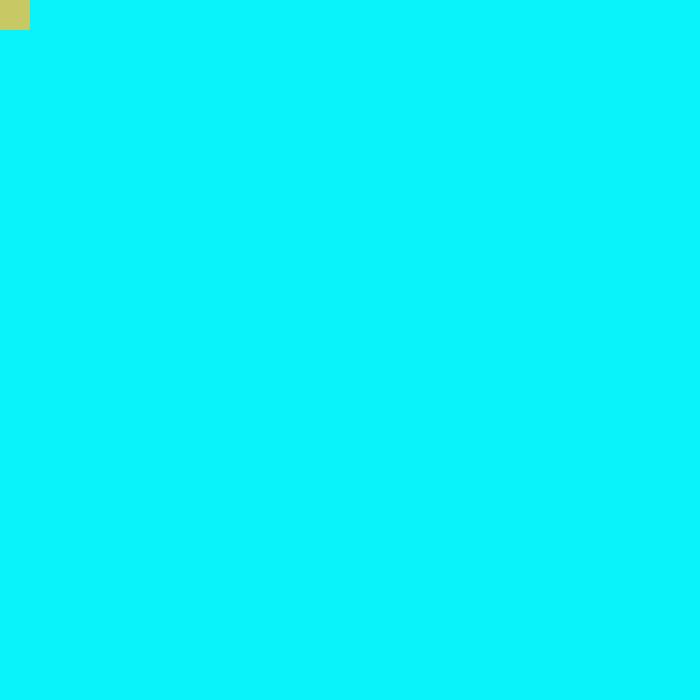
Frame 1 (no input)
Frame 60 (the mouse pressed at the canvas centre just before this capture): identical to frame 1, image omitted
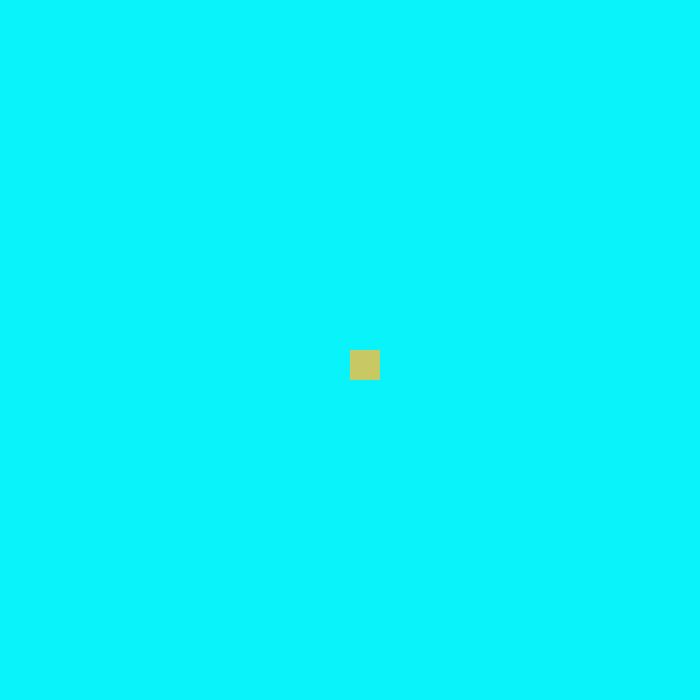
Frame 120 (the mouse held since frame 60 and released just before this capture)

The Processing sketch that drew these frames (run headless with seeded random() and noise(); from frame 60 on, the mouse is pressed at the canvas centre):

// Processing sketch: main_3
// ── main_3.pde
ArrayList<Stain> lista;
Sponge sp;

void setup() {
  size(700, 700);
  lista= new ArrayList<Stain>();
  sp=new Sponge();
}

void draw() {
  background(#08F4FA);
  sp.starta();

  for (Stain n : lista) {
    n.starta();
    if (sp.adsorb(n)) {
      n.cancella();
      println("cancellato fratm");
    }
  }
}

void keyPressed() {
  if (key=='S'|| key=='s') {
    lista.add(new Stain());
  }
  if (key=='R' || key=='r') {
    fill(0);
    textSize(60);
    textAlign(CENTER);
    text("Reset", width/2, height/2);
    setup();
  }
}

// ── Sponge.pde
class Sponge {
  int x;
  int y;
  int L;
  color c;

  Sponge() {
    L=30;
    c=color (200, 200, 100);
  }

  void disegna() {
    noStroke();
    fill(c);
    square(x, y, L);
  }

  boolean adsorb(Stain s) {
    if (dist(x, y, s.x, s.y)<L/2)
    {
      L+=(s.diametro/2);
      float r, g, b;
      r=(red(c)+red(s.c))/2;
      g=(green(c)+green(s.c))/2;
      b=(blue(c)+blue(s.c))/2;
      this.c=color(r, g, b);
      println("ci sei sopra");
      return true;
    }
    //println("non ci sei");
    return false;
  }

  void starta() {
    disegna();
    muovi();
  }

  void muovi() {
    x=mouseX;
    y=mouseY;
  }
}

// ── Stain.pde
class Stain {
  int x;
  int y;
  int diametro;
  color c;
  int sx;
  int sy;

  Stain() {
    x=(int)(random(0, width));
    y=(int)(random(0, height));
    sx=(int)(random(-1, 1));
    sy=(int)(random(0, 4));
    diametro=30;
    c=(#C008FA);
  }

  void disegna() {
    noStroke();
    fill(c);
    circle(x, y, diametro);
  }

  void muovi() {
    x+=(int)(random(-1, 1));
    y+=(int)(random(0, 4));
  }

  void starta() {
    disegna();
    muovi();
  }

  void cancella() {
    x-=width*2;
    y = height;
  }
}
